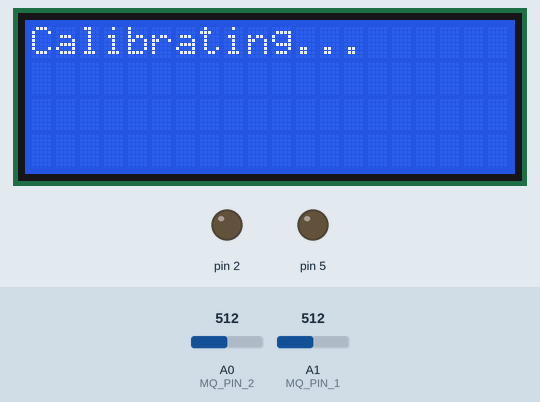
Recording of a sketch running on a simulated Arduino Uno, built with avr-gcc and run on an emulated ATmega328P. On the bench: 20×4 character LCD, output pins drawn as LEDs (lit = HIGH). The inputs (shaded band) are chosen by the test bench; at power-on: A0 (MQ_PIN_2) = 512, A1 (MQ_PIN_1) = 512.

Above: at 0.1 s.
At 25.1 s:
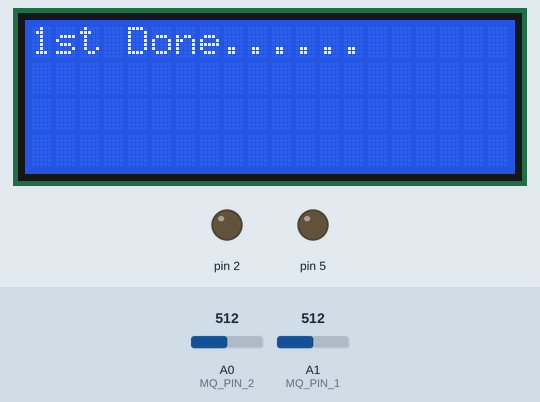
At 50.2 s:
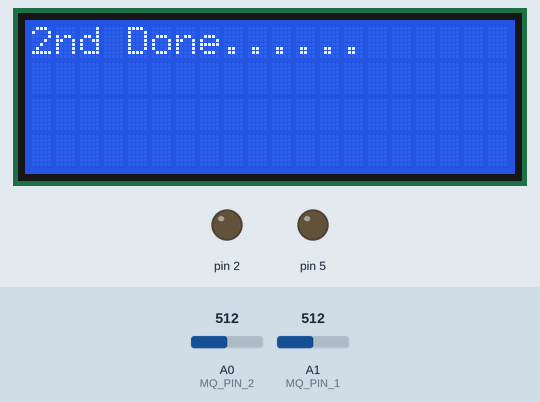
At 51.2 s:
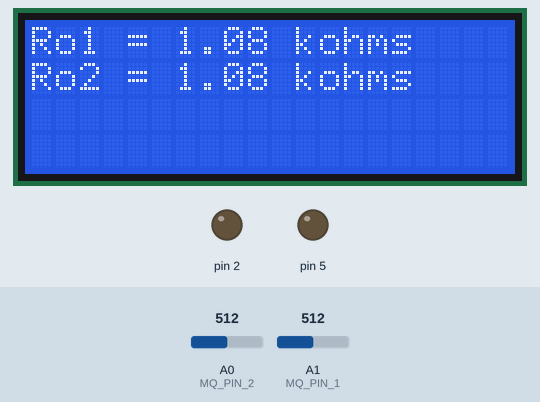
At 53.7 s:
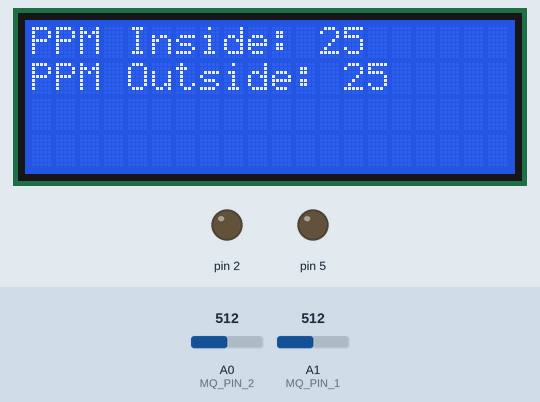

Measured:
- what the display in image 1 shows lasts 25.0 s, from 25.1 s to 50.1 s
- what the display in image 2 shows lasts 1.1 s, from 50.1 s to 51.2 s
- what the display in image 3 shows lasts 2.0 s, from 51.2 s to 53.2 s

The sketch:

Hydrogen_Detection.ino
```cpp
#include <Wire.h>
#include <LiquidCrystal_I2C.h>
LiquidCrystal_I2C lcd(0x27,20,4);
/************************Hardware Related Macros************************************/
#define         MQ_PIN_1                       (A1)     //define which analog input channel you are going to use
#define         MQ_PIN_2                       (A0)
#define         RL_VALUE                     (10)    //define the load resistance on the board, in kilo ohms
#define         RO_CLEAN_AIR_FACTOR          (9.21)  //RO_CLEAR_AIR_FACTOR=(Sensor resistance in clean air)/RO,

/***********************Software Related Macros************************************/
#define         CALIBARAION_SAMPLE_TIMES     (50)    //define how many samples you are going to take in the calibration phase
#define         CALIBRATION_SAMPLE_INTERVAL  (500)   //define the time interal(in milisecond) between each samples in the
                                                     //cablibration phase
#define         READ_SAMPLE_INTERVAL         (50)    //define how many samples you are going to take in normal operation
#define         READ_SAMPLE_TIMES            (5)     //define the time interal(in milisecond) between each samples in
                                                     //normal operation
/**********************Application Related Macros**********************************/
#define         GAS_H2                      (0)
/*****************************Globals***********************************************/
float           H2Curve[3]  =  {2.3, 0.93,-1.44};    //two points are taken from the curve in datasheet.
                                                     //with these two points, a line is formed which is "approximately equivalent"
                                                     //to the original curve.
                                                     //data format:{ x, y, slope}; point1: (lg200, lg8.5), point2: (lg10000, lg0.03)

float           Ro1           =  10;                  //Ro is initialized to 10 kilo ohms
float           Ro2           =  10;
int MAX_PPM_1 = 100;
int MAX_PPM_2 = 100;

void setup() {

  lcd.init();
  lcd.backlight();
  pinMode(12, INPUT);
  pinMode(5, OUTPUT);
  pinMode(2,OUTPUT);
  lcd.setCursor(0,0);
  lcd.print("Calibrating...");
  //Calibrating both the sensor. Wait for 2 minutes. Please make sure the sensor is in clean air.
  Ro1 = MQCalibration(MQ_PIN_1);
  lcd.setCursor(0,0);
  lcd.print("1st Done...");
  Ro2 = MQCalibration(MQ_PIN_2);                                                   //when you perform the calibration
  lcd.setCursor(0,0);
  lcd.print("2nd Done...");
  delay(1000);
  lcd.clear();
  lcd.setCursor(0,0);
  lcd.print("Ro1 = ");
  lcd.print(Ro1);
  lcd.print(" kohms");
  lcd.setCursor(0,1);
  lcd.print("Ro2 = ");
  lcd.print(Ro2);
  lcd.print(" kohms");
  delay(2000);
  lcd.clear();
}

void loop() {
   int ppm1 = MQGetGasPercentage(MQRead(MQ_PIN_1)/Ro1,GAS_H2);
   int ppm2 = MQGetGasPercentage(MQRead(MQ_PIN_2)/Ro2,GAS_H2);

   lcd.setCursor(0,0);
   lcd.print("PPM Inside: ");
   lcd.print(ppm1);

   lcd.setCursor(0,1);
   lcd.print("PPM Outside: ");
   lcd.print(ppm2);

   pinMode(2,HIGH);

   if ( ppm1 >= MAX_PPM_1) {
    lcd.clear();
    while (true) {
         ppm1 = MQGetGasPercentage(MQRead(MQ_PIN_1)/Ro1,GAS_H2);
         ppm2 = MQGetGasPercentage(MQRead(MQ_PIN_2)/Ro2,GAS_H2);
         lcd.setCursor(0,0);
         lcd.print("Leakage Inside");
         lcd.setCursor(0,1);
         lcd.print("PPM Outside: ");
         lcd.print(ppm2);

         if(ppm2>=MAX_PPM_2){
          goto both;
         }
      int btnVal = digitalRead(12);

      if (btnVal == 1) {
        digitalWrite(5, LOW);
        digitalWrite(2,LOW);
        lcd.clear();
        break;
      }else{
        digitalWrite(5, HIGH);
        digitalWrite(2,HIGH);
      }
    }

  }else if(ppm2 >= MAX_PPM_2){
      lcd.clear();
    while (true) {

         ppm1 = MQGetGasPercentage(MQRead(MQ_PIN_1)/Ro1,GAS_H2);
         ppm2 = MQGetGasPercentage(MQRead(MQ_PIN_2)/Ro2,GAS_H2);
         lcd.setCursor(0,0);
         lcd.print("PPM Inside: ");
         lcd.print(ppm1);
         lcd.setCursor(0,1);
         lcd.print("Leakage Outside");

         if(ppm1>=MAX_PPM_1){
            goto both;
         }


      int btnVal = digitalRead(12);

      if (btnVal == 1) {
        digitalWrite(5, LOW);
        lcd.clear();
        break;
      }else{
        digitalWrite(5, HIGH);
      }
    }

  }
  else if(ppm1 >= MAX_PPM_1 || ppm2 >= MAX_PPM_2 ){
    both:
      lcd.clear();
      while(true){
        lcd.setCursor(0,0);
        lcd.print("Both Leakage");
        int btnVal = digitalRead(12);

        if (btnVal == 1) {
          digitalWrite(5, LOW);
          digitalWrite(2,LOW);
          lcd.clear();
          break;
        }else{
          digitalWrite(5, HIGH);
          digitalWrite(2,HIGH);
        }
      }
  }
  else {
    digitalWrite(5, LOW);
  }
}


float MQResistanceCalculation(int raw_adc) {
  return ( ((float)RL_VALUE*(1023-raw_adc)/raw_adc));
}


float MQCalibration(int mq_pin) {
  int i;
  float val=0;

  for (i=0;i<CALIBARAION_SAMPLE_TIMES;i++) {            //take multiple samples
    val += MQResistanceCalculation(analogRead(mq_pin));
    delay(CALIBRATION_SAMPLE_INTERVAL);
  }
  val = val/CALIBARAION_SAMPLE_TIMES;                   //calculate the average value

  val = val/RO_CLEAN_AIR_FACTOR;                        //divided by RO_CLEAN_AIR_FACTOR yields the Ro
                                                        //according to the chart in the datasheet

  return val;
}

float MQRead(int mq_pin) {
  int i;
  float rs=0;

  for (i=0;i<READ_SAMPLE_TIMES;i++) {
    rs += MQResistanceCalculation(analogRead(mq_pin));
    delay(READ_SAMPLE_INTERVAL);
  }

  rs = rs/READ_SAMPLE_TIMES;

  return rs;
}
int MQGetGasPercentage(float rs_ro_ratio, int gas_id) {
  if ( gas_id == GAS_H2) {
     return MQGetPercentage(rs_ro_ratio,H2Curve);
  }
  return 0;
}

int  MQGetPercentage(float rs_ro_ratio, float *pcurve) {
  return (pow(10,( ((log(rs_ro_ratio)-pcurve[1])/pcurve[2]) + pcurve[0])));
}
```
